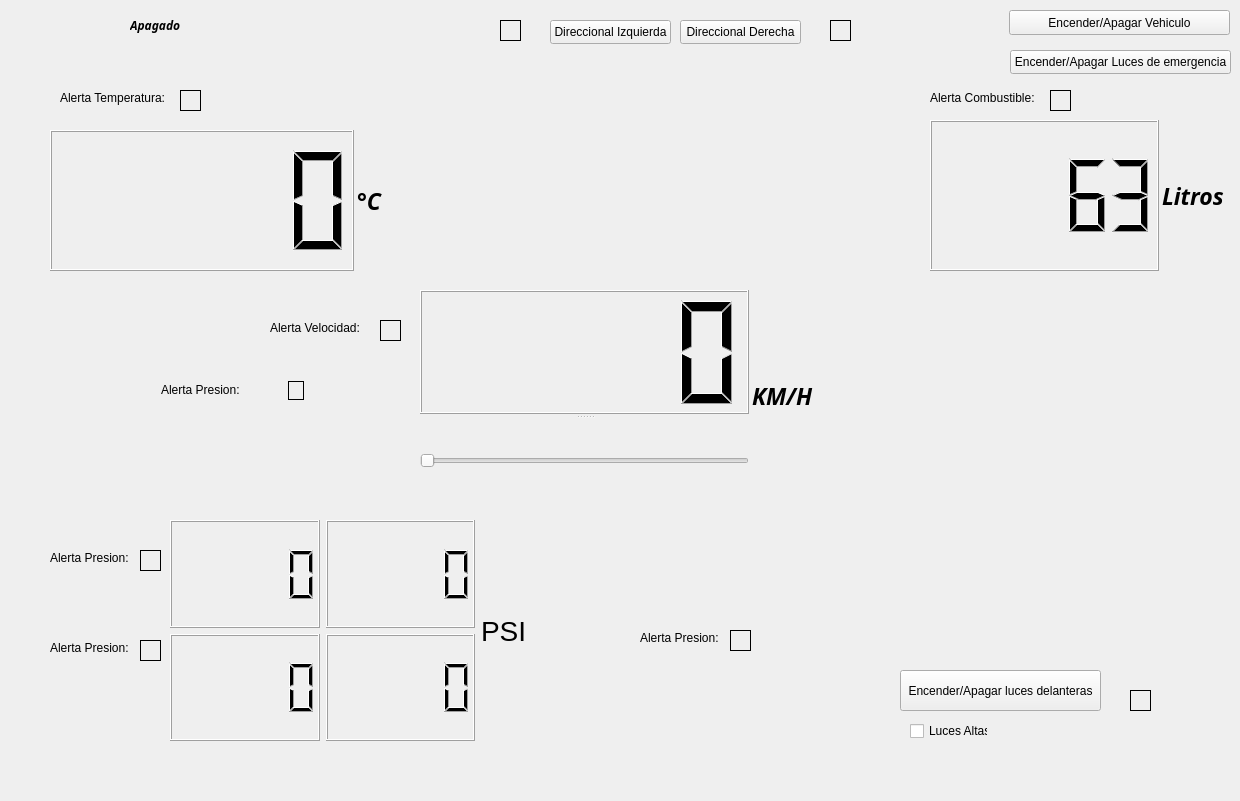
<?xml version="1.0" encoding="UTF-8"?>
<ui version="4.0">
 <class>Widget</class>
 <widget class="QWidget" name="Widget">
  <property name="geometry">
   <rect>
    <x>0</x>
    <y>0</y>
    <width>1240</width>
    <height>801</height>
   </rect>
  </property>
  <property name="windowTitle">
   <string>Widget</string>
  </property>
  <widget class="QPushButton" name="Encender">
   <property name="geometry">
    <rect>
     <x>1009</x>
     <y>10</y>
     <width>221</width>
     <height>25</height>
    </rect>
   </property>
   <property name="text">
    <string>Encender/Apagar Vehiculo</string>
   </property>
  </widget>
  <widget class="QWidget" name="horizontalLayoutWidget">
   <property name="geometry">
    <rect>
     <x>420</x>
     <y>290</y>
     <width>661</width>
     <height>211</height>
    </rect>
   </property>
   <layout class="QHBoxLayout" name="Velocidad">
    <property name="spacing">
     <number>3</number>
    </property>
    <item>
     <widget class="QSplitter" name="splitter">
      <property name="orientation">
       <enum>Qt::Vertical</enum>
      </property>
      <property name="opaqueResize">
       <bool>true</bool>
      </property>
      <property name="handleWidth">
       <number>6</number>
      </property>
      <widget class="QLCDNumber" name="LCDVelocidad">
       <property name="minimumSize">
        <size>
         <width>25</width>
         <height>25</height>
        </size>
       </property>
       <property name="font">
        <font>
         <family>Gidugu</family>
         <italic>true</italic>
        </font>
       </property>
      </widget>
      <widget class="QSlider" name="SliderVelocidad">
       <property name="minimumSize">
        <size>
         <width>268</width>
         <height>15</height>
        </size>
       </property>
       <property name="maximum">
        <number>0</number>
       </property>
       <property name="value">
        <number>0</number>
       </property>
       <property name="orientation">
        <enum>Qt::Horizontal</enum>
       </property>
      </widget>
     </widget>
    </item>
    <item>
     <widget class="QLabel" name="VelocidadLabel">
      <property name="minimumSize">
       <size>
        <width>20</width>
        <height>23</height>
       </size>
      </property>
      <property name="font">
       <font>
        <family>Gidugu</family>
        <pointsize>17</pointsize>
        <italic>true</italic>
        <bold>true</bold>
       </font>
      </property>
      <property name="text">
       <string>KM/H</string>
      </property>
     </widget>
    </item>
   </layout>
  </widget>
  <widget class="QWidget" name="horizontalLayoutWidget_2">
   <property name="geometry">
    <rect>
     <x>50</x>
     <y>130</y>
     <width>611</width>
     <height>141</height>
    </rect>
   </property>
   <layout class="QHBoxLayout" name="Temperatura">
    <property name="spacing">
     <number>3</number>
    </property>
    <item>
     <widget class="QSplitter" name="splitter_2">
      <property name="orientation">
       <enum>Qt::Vertical</enum>
      </property>
      <property name="opaqueResize">
       <bool>true</bool>
      </property>
      <property name="handleWidth">
       <number>6</number>
      </property>
      <widget class="QLCDNumber" name="LCDTemperatura">
       <property name="minimumSize">
        <size>
         <width>25</width>
         <height>25</height>
        </size>
       </property>
       <property name="font">
        <font>
         <family>Gidugu</family>
         <italic>true</italic>
        </font>
       </property>
      </widget>
     </widget>
    </item>
    <item>
     <widget class="QLabel" name="TemperaturaLabel">
      <property name="minimumSize">
       <size>
        <width>20</width>
        <height>23</height>
       </size>
      </property>
      <property name="font">
       <font>
        <family>Gidugu</family>
        <pointsize>17</pointsize>
        <italic>true</italic>
        <bold>true</bold>
       </font>
      </property>
      <property name="text">
       <string>°C</string>
      </property>
     </widget>
    </item>
   </layout>
  </widget>
  <widget class="QWidget" name="horizontalLayoutWidget_3">
   <property name="geometry">
    <rect>
     <x>930</x>
     <y>120</y>
     <width>461</width>
     <height>151</height>
    </rect>
   </property>
   <layout class="QHBoxLayout" name="Gasolina">
    <property name="spacing">
     <number>3</number>
    </property>
    <item>
     <widget class="QSplitter" name="splitter_3">
      <property name="orientation">
       <enum>Qt::Vertical</enum>
      </property>
      <property name="opaqueResize">
       <bool>true</bool>
      </property>
      <property name="handleWidth">
       <number>6</number>
      </property>
      <widget class="QLCDNumber" name="LCDGasolina_2">
       <property name="minimumSize">
        <size>
         <width>25</width>
         <height>25</height>
        </size>
       </property>
       <property name="font">
        <font>
         <family>Gidugu</family>
         <italic>true</italic>
        </font>
       </property>
       <property name="value" stdset="0">
        <double>63.000000000000000</double>
       </property>
      </widget>
     </widget>
    </item>
    <item>
     <widget class="QLabel" name="GasolinaLabel">
      <property name="minimumSize">
       <size>
        <width>20</width>
        <height>23</height>
       </size>
      </property>
      <property name="font">
       <font>
        <family>Gidugu</family>
        <pointsize>17</pointsize>
        <italic>true</italic>
        <bold>true</bold>
       </font>
      </property>
      <property name="text">
       <string>Litros</string>
      </property>
     </widget>
    </item>
   </layout>
  </widget>
  <widget class="QWidget" name="horizontalLayoutWidget_5">
   <property name="geometry">
    <rect>
     <x>170</x>
     <y>520</y>
     <width>461</width>
     <height>221</height>
    </rect>
   </property>
   <layout class="QHBoxLayout" name="Presion_Neumaticos">
    <item>
     <layout class="QVBoxLayout" name="Neumaticos34">
      <item>
       <widget class="QLCDNumber" name="lcdNeumatico_4"/>
      </item>
      <item>
       <widget class="QLCDNumber" name="lcdNeumatico_3"/>
      </item>
     </layout>
    </item>
    <item>
     <layout class="QVBoxLayout" name="Neumaticos12">
      <item>
       <widget class="QLCDNumber" name="lcdNeumatico_1"/>
      </item>
      <item>
       <widget class="QLCDNumber" name="lcdNeumatico_2"/>
      </item>
     </layout>
    </item>
    <item>
     <widget class="QLabel" name="PresionLabel">
      <property name="font">
       <font>
        <pointsize>21</pointsize>
       </font>
      </property>
      <property name="text">
       <string>PSI</string>
      </property>
     </widget>
    </item>
   </layout>
  </widget>
  <widget class="QLabel" name="Encendido_Apagado">
   <property name="geometry">
    <rect>
     <x>130</x>
     <y>0</y>
     <width>161</width>
     <height>51</height>
    </rect>
   </property>
   <property name="font">
    <font>
     <family>Jamrul</family>
     <italic>true</italic>
     <bold>true</bold>
    </font>
   </property>
   <property name="text">
    <string>Apagado</string>
   </property>
  </widget>
  <widget class="QPushButton" name="pushButton">
   <property name="geometry">
    <rect>
     <x>550</x>
     <y>20</y>
     <width>121</width>
     <height>24</height>
    </rect>
   </property>
   <property name="text">
    <string>Direccional Izquierda</string>
   </property>
  </widget>
  <widget class="QPushButton" name="pushButton_2">
   <property name="geometry">
    <rect>
     <x>680</x>
     <y>20</y>
     <width>121</width>
     <height>24</height>
    </rect>
   </property>
   <property name="text">
    <string>Direccional Derecha</string>
   </property>
  </widget>
  <widget class="QLedLabel" name="widget" native="true">
   <property name="geometry">
    <rect>
     <x>500</x>
     <y>20</y>
     <width>51</width>
     <height>31</height>
    </rect>
   </property>
  </widget>
  <widget class="QLedLabel" name="widget_2" native="true">
   <property name="geometry">
    <rect>
     <x>830</x>
     <y>20</y>
     <width>51</width>
     <height>31</height>
    </rect>
   </property>
  </widget>
  <widget class="QLabel" name="label_2">
   <property name="geometry">
    <rect>
     <x>830</x>
     <y>20</y>
     <width>21</width>
     <height>21</height>
    </rect>
   </property>
   <property name="frameShape">
    <enum>QFrame::Box</enum>
   </property>
   <property name="text">
    <string/>
   </property>
   <property name="scaledContents">
    <bool>false</bool>
   </property>
  </widget>
  <widget class="QLabel" name="label">
   <property name="geometry">
    <rect>
     <x>500</x>
     <y>20</y>
     <width>21</width>
     <height>21</height>
    </rect>
   </property>
   <property name="frameShape">
    <enum>QFrame::Box</enum>
   </property>
   <property name="text">
    <string/>
   </property>
   <property name="scaledContents">
    <bool>false</bool>
   </property>
  </widget>
  <widget class="QPushButton" name="btn_LucesDelanteras">
   <property name="geometry">
    <rect>
     <x>900</x>
     <y>670</y>
     <width>201</width>
     <height>41</height>
    </rect>
   </property>
   <property name="text">
    <string>Encender/Apagar luces delanteras</string>
   </property>
  </widget>
  <widget class="QCheckBox" name="checkBox">
   <property name="geometry">
    <rect>
     <x>910</x>
     <y>720</y>
     <width>78</width>
     <height>22</height>
    </rect>
   </property>
   <property name="text">
    <string>Luces Altas</string>
   </property>
  </widget>
  <widget class="QLabel" name="label_3">
   <property name="geometry">
    <rect>
     <x>1130</x>
     <y>690</y>
     <width>21</width>
     <height>21</height>
    </rect>
   </property>
   <property name="frameShape">
    <enum>QFrame::Box</enum>
   </property>
   <property name="text">
    <string/>
   </property>
   <property name="scaledContents">
    <bool>false</bool>
   </property>
  </widget>
  <widget class="QLedLabel" name="widget_3" native="true">
   <property name="geometry">
    <rect>
     <x>1130</x>
     <y>690</y>
     <width>51</width>
     <height>31</height>
    </rect>
   </property>
  </widget>
  <widget class="QPushButton" name="btnLucesEmergencia">
   <property name="geometry">
    <rect>
     <x>1010</x>
     <y>50</y>
     <width>221</width>
     <height>24</height>
    </rect>
   </property>
   <property name="text">
    <string>Encender/Apagar Luces de emergencia</string>
   </property>
  </widget>
  <widget class="QLedLabel" name="widget_4" native="true">
   <property name="geometry">
    <rect>
     <x>180</x>
     <y>90</y>
     <width>51</width>
     <height>31</height>
    </rect>
   </property>
  </widget>
  <widget class="QLabel" name="label_4">
   <property name="geometry">
    <rect>
     <x>180</x>
     <y>90</y>
     <width>21</width>
     <height>21</height>
    </rect>
   </property>
   <property name="frameShape">
    <enum>QFrame::Box</enum>
   </property>
   <property name="text">
    <string/>
   </property>
   <property name="scaledContents">
    <bool>false</bool>
   </property>
  </widget>
  <widget class="QLedLabel" name="widget_5" native="true">
   <property name="geometry">
    <rect>
     <x>1050</x>
     <y>90</y>
     <width>51</width>
     <height>31</height>
    </rect>
   </property>
  </widget>
  <widget class="QLabel" name="label_5">
   <property name="geometry">
    <rect>
     <x>1050</x>
     <y>90</y>
     <width>21</width>
     <height>21</height>
    </rect>
   </property>
   <property name="frameShape">
    <enum>QFrame::Box</enum>
   </property>
   <property name="text">
    <string/>
   </property>
   <property name="scaledContents">
    <bool>false</bool>
   </property>
  </widget>
  <widget class="QLedLabel" name="widget_6" native="true">
   <property name="geometry">
    <rect>
     <x>380</x>
     <y>320</y>
     <width>51</width>
     <height>31</height>
    </rect>
   </property>
  </widget>
  <widget class="QLabel" name="label_6">
   <property name="geometry">
    <rect>
     <x>380</x>
     <y>320</y>
     <width>21</width>
     <height>21</height>
    </rect>
   </property>
   <property name="frameShape">
    <enum>QFrame::Box</enum>
   </property>
   <property name="text">
    <string/>
   </property>
   <property name="scaledContents">
    <bool>false</bool>
   </property>
  </widget>
  <widget class="QLedLabel" name="widget_7" native="true">
   <property name="geometry">
    <rect>
     <x>140</x>
     <y>550</y>
     <width>51</width>
     <height>31</height>
    </rect>
   </property>
  </widget>
  <widget class="QLabel" name="label_7">
   <property name="geometry">
    <rect>
     <x>140</x>
     <y>550</y>
     <width>21</width>
     <height>21</height>
    </rect>
   </property>
   <property name="frameShape">
    <enum>QFrame::Box</enum>
   </property>
   <property name="text">
    <string/>
   </property>
   <property name="scaledContents">
    <bool>false</bool>
   </property>
  </widget>
  <widget class="QLabel" name="label_8">
   <property name="geometry">
    <rect>
     <x>60</x>
     <y>90</y>
     <width>111</width>
     <height>16</height>
    </rect>
   </property>
   <property name="text">
    <string>Alerta Temperatura:</string>
   </property>
  </widget>
  <widget class="QLabel" name="label_9">
   <property name="geometry">
    <rect>
     <x>930</x>
     <y>90</y>
     <width>111</width>
     <height>16</height>
    </rect>
   </property>
   <property name="text">
    <string>Alerta Combustible:</string>
   </property>
  </widget>
  <widget class="QLabel" name="label_10">
   <property name="geometry">
    <rect>
     <x>270</x>
     <y>320</y>
     <width>91</width>
     <height>16</height>
    </rect>
   </property>
   <property name="text">
    <string>Alerta Velocidad:</string>
   </property>
  </widget>
  <widget class="QLabel" name="label_11">
   <property name="geometry">
    <rect>
     <x>50</x>
     <y>550</y>
     <width>81</width>
     <height>16</height>
    </rect>
   </property>
   <property name="text">
    <string>Alerta Presion:</string>
   </property>
  </widget>
  <widget class="QLedLabel" name="widget_8" native="true">
   <property name="geometry">
    <rect>
     <x>140</x>
     <y>640</y>
     <width>51</width>
     <height>31</height>
    </rect>
   </property>
  </widget>
  <widget class="QLabel" name="label_12">
   <property name="geometry">
    <rect>
     <x>140</x>
     <y>640</y>
     <width>21</width>
     <height>21</height>
    </rect>
   </property>
   <property name="frameShape">
    <enum>QFrame::Box</enum>
   </property>
   <property name="text">
    <string/>
   </property>
   <property name="scaledContents">
    <bool>false</bool>
   </property>
  </widget>
  <widget class="QLabel" name="label_13">
   <property name="geometry">
    <rect>
     <x>50</x>
     <y>640</y>
     <width>81</width>
     <height>16</height>
    </rect>
   </property>
   <property name="text">
    <string>Alerta Presion:</string>
   </property>
  </widget>
  <widget class="QLedLabel" name="widget_9" native="true">
   <property name="geometry">
    <rect>
     <x>730</x>
     <y>550</y>
     <width>51</width>
     <height>31</height>
    </rect>
   </property>
  </widget>
  <widget class="QLabel" name="label_16">
   <property name="geometry">
    <rect>
     <x>730</x>
     <y>630</y>
     <width>21</width>
     <height>21</height>
    </rect>
   </property>
   <property name="frameShape">
    <enum>QFrame::Box</enum>
   </property>
   <property name="text">
    <string/>
   </property>
   <property name="scaledContents">
    <bool>false</bool>
   </property>
  </widget>
  <widget class="QLabel" name="label_17">
   <property name="geometry">
    <rect>
     <x>640</x>
     <y>630</y>
     <width>81</width>
     <height>16</height>
    </rect>
   </property>
   <property name="text">
    <string>Alerta Presion:</string>
   </property>
  </widget>
  <widget class="QLedLabel" name="widget_10" native="true">
   <property name="geometry">
    <rect>
     <x>730</x>
     <y>630</y>
     <width>51</width>
     <height>31</height>
    </rect>
   </property>
  </widget>
  <widget class="QWidget" name="verticalLayoutWidget">
   <property name="geometry">
    <rect>
     <x>980</x>
     <y>580</y>
     <width>160</width>
     <height>80</height>
    </rect>
   </property>
   <layout class="QVBoxLayout" name="verticalLayout"/>
  </widget>
  <widget class="QLabel" name="label_14">
   <property name="geometry">
    <rect>
     <x>288</x>
     <y>381</y>
     <width>16</width>
     <height>19</height>
    </rect>
   </property>
   <property name="frameShape">
    <enum>QFrame::Box</enum>
   </property>
   <property name="text">
    <string/>
   </property>
   <property name="scaledContents">
    <bool>false</bool>
   </property>
  </widget>
  <widget class="QLabel" name="label_15">
   <property name="geometry">
    <rect>
     <x>161</x>
     <y>381</y>
     <width>101</width>
     <height>17</height>
    </rect>
   </property>
   <property name="text">
    <string>Alerta Presion:</string>
   </property>
  </widget>
 </widget>
 <customwidgets>
  <customwidget>
   <class>QLedLabel</class>
   <extends>QWidget</extends>
   <header>QLedLabel</header>
   <container>1</container>
  </customwidget>
 </customwidgets>
 <resources/>
 <connections>
  <connection>
   <sender>SliderVelocidad</sender>
   <signal>valueChanged(int)</signal>
   <receiver>LCDVelocidad</receiver>
   <slot>display(int)</slot>
   <hints>
    <hint type="sourcelabel">
     <x>554</x>
     <y>459</y>
    </hint>
    <hint type="destinationlabel">
     <x>537</x>
     <y>292</y>
    </hint>
   </hints>
  </connection>
 </connections>
</ui>
